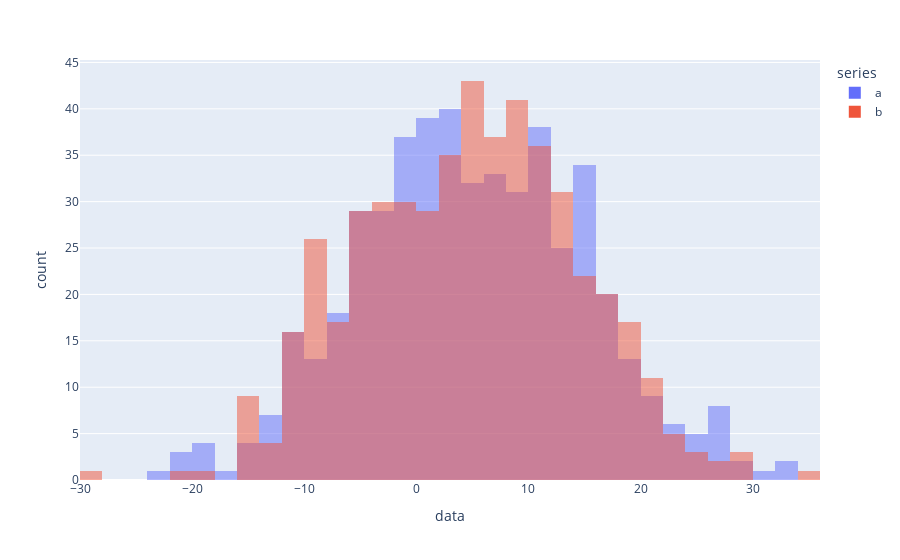

Source (notebook cell):
### Code cell
# Нарисуем гистограммы двух величин
import numpy as np
import pandas as pd
import plotly.express as px

df = pd.DataFrame(dict(
    series=np.concatenate((["a"]*len(rvs1), ["b"]*len(rvs2))), 
    data  =np.concatenate((rvs1,rvs2))
))

px.histogram(df, x="data", color="series", barmode="overlay")

### Figure 1 — Plotly figure (JSON) as saved in the notebook; plotly's stock layout.template omitted (floating-point values rounded to 4 significant figures; data arrays with more than 128 entries replaced by an {"elided": "..."} marker saying what was removed)
{"data": [{"alignmentgroup": "True", "bingroup": "x", "hovertemplate": "series=a<br>data=%{x}<br>count=%{y}<extra></extra>", "legendgroup": "a", "marker": {"color": "#636efa", "opacity": 0.5, "pattern": {"shape": ""}}, "name": "a", "offsetgroup": "a", "orientation": "v", "showlegend": true, "type": "histogram", "x": {"elided": "500 float values"}, "xaxis": "x", "yaxis": "y"}, {"alignmentgroup": "True", "bingroup": "x", "hovertemplate": "series=b<br>data=%{x}<br>count=%{y}<extra></extra>", "legendgroup": "b", "marker": {"color": "#EF553B", "opacity": 0.5, "pattern": {"shape": ""}}, "name": "b", "offsetgroup": "b", "orientation": "v", "showlegend": true, "type": "histogram", "x": {"elided": "500 float values"}, "xaxis": "x", "yaxis": "y"}], "layout": {"barmode": "overlay", "legend": {"title": {"text": "series"}, "tracegroupgap": 0}, "margin": {"t": 60}, "xaxis": {"anchor": "y", "domain": [0, 1], "title": {"text": "data"}}, "yaxis": {"anchor": "x", "domain": [0, 1], "title": {"text": "count"}}}}
